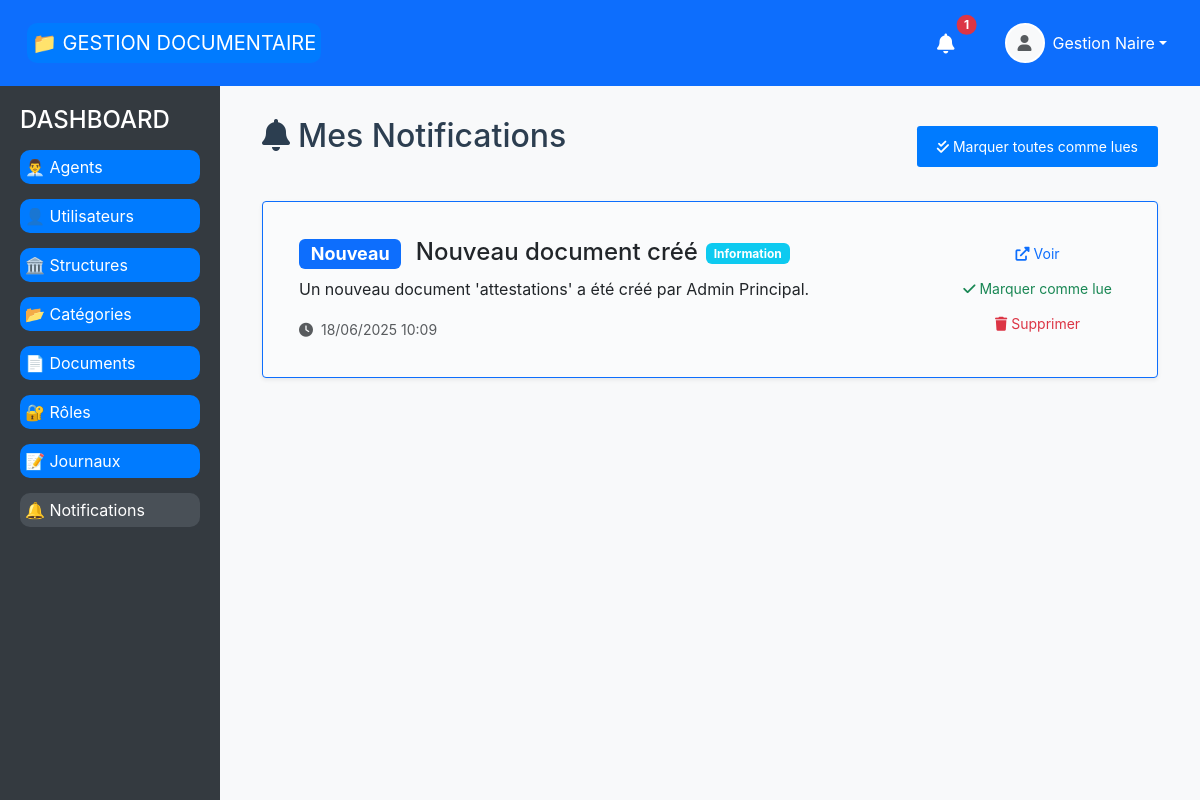
The app's page /notifications/ (signed in) with its own data.
### document_management/models.py (models this page shows, shortened)
class BaseTimeStampModel(models.Model):
    date_creation = models.DateTimeField(_("Date de création"), auto_now_add=True)
    date_modification = models.DateTimeField(_("Date de modification"), auto_now=True)
    class Meta:
        abstract = True

class Agent(BaseTimeStampModel):
    MATRICULE_REGEX = r'^\d{6}/[A-Z]$'
    NOM_PRENOM_REGEX = r'^[a-zA-ZÀ-ÿ\s\-\']+$'
    PHONE_REGEX = r'^(\+\d{1,3})?\d{9,15}$'
    matricule = models.CharField(
        _("Matricule"),
        max_length=8,
        unique=True,
        validators=[
            RegexValidator(
                regex=MATRICULE_REGEX,
                message=_("Le matricule doit être au format 123456/X")
            )
        ]
    )
    photo = models.ImageField(
        _("Photo"),
        upload_to='agents/photos/',
        null=True,
        blank=True,
        help_text=_("Photo de profil de l'agent")
    )
    prenom = models.CharField(
        _("Prénom"),
        max_length=50,
        validators=[
            RegexValidator(
                regex=NOM_PRENOM_REGEX,
                message=_("Le prénom ne doit contenir que des lettres, espaces et tirets")
            )
        ]
    )
    nom = models.CharField(
        _("Nom"),
        max_length=50,
        validators=[
            RegexValidator(
                regex=NOM_PRENOM_REGEX,
                message=_("Le nom ne doit contenir que des lettres, espaces et tirets")
            )
        ]
    )
    date_naissance = models.DateField(_("Date de naissance"))
    lieu_naissance = models.CharField(_("Lieu de naissance"), max_length=255)
    adresse = models.CharField(_("Adresse"), max_length=255)
    email = models.EmailField(_("Email"), unique=True)
    telephone = models.CharField(
        _("Téléphone"),
        max_length=20,
        unique=True,
        validators=[
            RegexValidator(
                regex=PHONE_REGEX,
                message=_("Numéro de téléphone invalide. Format: +221xxxxxxxxx")
            )
        ]
    )
    user = models.OneToOneField(
        settings.AUTH_USER_MODEL,
        on_delete=models.CASCADE,
        related_name="agent_profile",
        verbose_name=_("Utilisateur")
    )
    structure = models.ForeignKey(
        Structure,
        on_delete=models.PROTECT,
        related_name="agents",
        verbose_name=_("Structure")
    )
    role = models.ForeignKey(
        Role,
        on_delete=models.PROTECT,
        related_name="agents",
        verbose_name=_("Rôle")
    )
    is_active = models.BooleanField(_("Actif"), default=True)
    class Meta:
        verbose_name = _("Agent")
        verbose_name_plural = _("Agents")
        ordering = ['nom', 'prenom']
    def get_full_name(self):
        return f"{self.prenom} {self.nom}"

class Notification(models.Model):
    TYPE_CHOICES = [
        ('INFO', _('Information')),
        ('SUCCESS', _('Succès')),
        ('WARNING', _('Avertissement')),
        ('ERROR', _('Erreur')),
    ]
    user = models.ForeignKey(
        settings.AUTH_USER_MODEL,
        on_delete=models.CASCADE,
        related_name="notifications",
        verbose_name=_("Utilisateur")
    )
    objet = models.CharField(_("Objet"), max_length=255)
    message = models.TextField(_("Message"))
    type = models.CharField(_("Type"), max_length=10, choices=TYPE_CHOICES, default='INFO')
    url = models.CharField(_("URL"), max_length=255, blank=True, help_text=_("URL associée à la notification"))
    date_creation = models.DateTimeField(_("Date de création"), auto_now_add=True)
    is_read = models.BooleanField(_("Lue"), default=False)
    date_lecture = models.DateTimeField(_("Date de lecture"), null=True, blank=True)
    class Meta:
        verbose_name = _("Notification")
        verbose_name_plural = _("Notifications")
        ordering = ['-date_creation']

### document_management/views.py (the view)
# urls.py: path('notifications/', liste_notifications, name='liste_notifications'),
@login_required
def liste_notifications(request):
    notifications = Notification.objects.filter(user=request.user).order_by('-date_creation')
    paginator = Paginator(notifications, 20)
    page_number = request.GET.get('page')
    notifications = paginator.get_page(page_number)
    return render(request, 'notifications/liste.html', {
        'notifications': notifications
    })

### document_management/templates/notifications/liste.html (shortened to what this page needs)
{% extends 'base.html' %}
{% block content %}
<div class="container-fluid">
    <div class="row">
        <div class="col-12">
            <div class="d-flex justify-content-between align-items-center mb-4">
                <h2><i class="fas fa-bell me-2"></i>Mes Notifications</h2>
                <div>
                    <form method="post" action="{% url 'marquer_toutes_notifications_lues' %}" class="d-inline">
                        <button type="submit" class="btn btn-outline-primary btn-sm">
                            <i class="fas fa-check-double me-1"></i>Marquer toutes comme lues
                        </button>
                    </form>
                </div>
            </div>
            {% if notifications %}
                <div class="row">
                    {% for notification in notifications %}
                        <div class="col-12 mb-3">
                            <div class="card {% if not notification.is_read %}border-primary{% endif %}">
                                <div class="card-body">
                                    <div class="d-flex justify-content-between align-items-start">
                                        <div class="flex-grow-1">
                                            <div class="d-flex align-items-center mb-2">
                                                <h6 class="card-title mb-0 me-2">
                                                    {% if not notification.is_read %}
                                                        <span class="badge bg-primary me-2">Nouveau</span>
                                                    {% endif %}
                                                    {{ notification.objet }}
                                                </h6>
                                                <span class="badge
                                                    {% if notification.type == 'ERROR' %}bg-danger
                                                    {% elif notification.type == 'WARNING' %}bg-warning text-dark
                                                    {% elif notification.type == 'SUCCESS' %}bg-success
                                                    {% else %}bg-info{% endif %}">
                                                    {{ notification.get_type_display }}
                                                </span>
                                            </div>
                                            <p class="card-text">{{ notification.message }}</p>
                                            <small class="text-muted">
                                                <i class="fas fa-clock me-1"></i>
                                                {{ notification.date_creation|date:"d/m/Y H:i" }}
                                            </small>
                                        </div>
                                        <div class="d-flex flex-column">
                                            {% if notification.url %}
                                                <a href="{{ notification.url }}" class="btn btn-sm btn-outline-primary mb-1">
                                                    <i class="fas fa-external-link-alt me-1"></i>Voir
                                                </a>
                                            {% endif %}
                                            {% if not notification.is_read %}
                                                <a href="{% url 'marquer_notification_lue' notification.id %}"
                                                   class="btn btn-sm btn-outline-success mb-1">
                                                    <i class="fas fa-check me-1"></i>Marquer comme lue
                                                </a>
                                            {% endif %}
                                            <a href="{% url 'supprimer_notification' notification.id %}"
                                               class="btn btn-sm btn-outline-danger">
                                                <i class="fas fa-trash me-1"></i>Supprimer
                                            </a>
                                        </div>
                                    </div>
                                </div>
                            </div>
                        </div>
                    {% endfor %}
                </div>
            {% else %}
                <div class="text-center py-5">
                    <i class="fas fa-bell-slash fa-3x text-muted mb-3"></i>
                    <h4 class="text-muted">Aucune notification</h4>
                    <p class="text-muted">Vous n'avez pas encore de notifications.</p>
                </div>
            {% endif %}
        </div>
    </div>
</div>
{% endblock %}

### document_management/templates/base.html (shortened to what this page needs)
<!DOCTYPE html>
<html lang="fr">
<head>
    <link rel="stylesheet" href="https://cdn.jsdelivr.net/npm/bootstrap@5.3.0/dist/css/bootstrap.min.css">
    <link rel="stylesheet" href="https://cdnjs.cloudflare.com/ajax/libs/font-awesome/6.0.0/css/all.min.css">
    {% load static %}
    <link rel="stylesheet" href="{% static 'css/style.css' %}">
</head>
<body>
    <nav class="navbar navbar-expand-lg navbar-custom">
        <div class="container-fluid">
            <a class="navbar-brand" href="{% url 'home' %}">📁 GESTION DOCUMENTAIRE</a>
            <div class="d-flex align-items-center ms-auto">
                {% if request.user.is_authenticated %}
                    <div class="dropdown me-3">
                        <button class="btn btn-link text-white text-decoration-none position-relative" type="button" id="notificationsDropdown" data-bs-toggle="dropdown" aria-expanded="false">
                            <i class="fas fa-bell fa-lg"></i>
                            <span class="position-absolute top-0 start-100 translate-middle badge rounded-pill bg-danger" id="notification-badge" style="display: none;">
                            </span>
                        </button>
                    </div>
                    <div class="dropdown">
                        <button class="btn btn-link text-white text-decoration-none dropdown-toggle d-flex align-items-center" type="button" id="userDropdown" data-bs-toggle="dropdown" aria-expanded="false">
                            {% if request.user.agent_profile.photo %}
                                <img src="{{ request.user.agent_profile.photo.url }}" alt="Photo de profil" class="user-avatar me-2">
                            {% else %}
                                <div class="user-avatar me-2 bg-light d-flex align-items-center justify-content-center">
                                    <i class="fas fa-user text-muted"></i>
                                </div>
                            {% endif %}
                            <span class="d-none d-md-inline">
                                {% if request.user.agent_profile %}
                                    {{ request.user.agent_profile.prenom }} {{ request.user.agent_profile.nom }}
                                {% else %}
                                    {{ request.user.email }}
                                {% endif %}
                            </span>
                        </button>
                    </div>
                {% else %}
                    <a href="{% url 'login' %}" class="btn btn-outline-light btn-sm">Connexion</a>
                {% endif %}
            </div>
        </div>
    </nav>
    <div class="main-container">
        {% if request.user.is_authenticated %}
        <div class="sidebar">
            <h4>DASHBOARD</h4>
            {% if can_read_agents %}
            <a href="{% url 'liste_agents' %}" {% if request.resolver_match.url_name == 'liste_agents' %} class="active"{% endif %}>👨‍💼 Agents</a>
            {% endif %}
            {% if can_read_users %}
            <a href="{% url 'liste_users' %}" {% if request.resolver_match.url_name == 'liste_users' %} class="active"{% endif %}>👤 Utilisateurs</a>
            {% endif %}
            {% if can_read_structures %}
            <a href="{% url 'liste_structures' %}" {% if request.resolver_match.url_name == 'liste_structures' %} class="active"{% endif %}>🏛️ Structures</a>
            {% endif %}
            {% if can_read_categories %}
            <a href="{% url 'liste_CategorieDocuments' %}" {% if request.resolver_match.url_name == 'liste_CategorieDocuments' %} class="active"{% endif %}>📂 Catégories</a>
            {% endif %}
            {% if can_read_documents %}
            <a href="{% url 'liste_documents' %}" {% if request.resolver_match.url_name == 'liste_documents' %} class="active"{% endif %}>📄 Documents</a>
            {% endif %}
            {% if can_read_roles %}
            <a href="{% url 'liste_roles' %}" {% if request.resolver_match.url_name == 'liste_roles' %} class="active"{% endif %}>🔐 Rôles</a>
            {% endif %}
            {% if role_name == 'ADMIN' or role_name == 'GESTIONNAIRE' %}
            <a href="{% url 'liste_journaux' %}" {% if request.resolver_match.url_name == 'liste_journaux' %} class="active"{% endif %}>📝 Journaux</a>
            {% endif %}
            <a href="{% url 'liste_notifications' %}" {% if request.resolver_match.url_name == 'liste_notifications' %} class="active"{% endif %}>🔔 Notifications</a>
        </div>
        {% endif %}
        <div class="content">
            {% block content %}
            {% endblock %}
        </div>
    </div>
</body>
</html>

### document_management/static/css/style.css (style rules this page uses)
nav { background-color: #007bff; padding: 10px; text-align: center; }
nav a { color: white; text-decoration: none; margin: 15px; font-size: 18px; }
body { font-family: 'Segoe UI', Arial, sans-serif; background: #f7f7f7; margin: 0; padding: 0; }
h1, h2 { color: #2c3e50; margin-bottom: 20px; }
button, a.button { background: #18bc9c; color: #fff; border: none; padding: 8px 18px; border-radius: 4px; font-size: 1em; cursor: pointer; margin-right: 8px; text-decoration: none; transition: background 0.2s; display: inline-block; }
form { margin-bottom: 20px; }
form { margin: 20px 0; }
button[type="submit"] { background-color: #007bff; color: white; border: none; padding: 10px 20px; margin: 10px 0; cursor: pointer; }
a { text-decoration: none; border-radius: 10px; padding: 5px; background-color: #007bff; color: white; }
:root { --primary-color: #007bff; --secondary-color: #6c757d; --success-color: #28a745; --danger-color: #dc3545; --light-color: #f8f9fa; --dark-color: #343a40; --border-color: #dee2e6; --border-radius: 0.25rem; --box-shadow: 0 0.125rem 0.25rem rgba(0, 0, 0, 0.075); --transition: all 0.2s ease-in-out; }
body { font-family: -apple-system, BlinkMacSystemFont, "Segoe UI", Roboto, "Helvetica Neue", Arial, sans-serif; line-height: 1.5; color: #212529; }
.card { border: 1px solid var(--border-color); border-radius: var(--border-radius); padding: 1.25rem; margin-bottom: 1.5rem; background-color: #fafbfc; box-shadow: var(--box-shadow); }
.card-title { margin: 0; font-size: 1.5rem; font-weight: 500; }
.btn { display: inline-block; font-weight: 400; text-align: center; white-space: nowrap; vertical-align: middle; user-select: none; border: 1px solid transparent; padding: 0.375rem 0.75rem; font-size: 1rem; line-height: 1.5; border-radius: var(--border-radius); transition: var(--transition); cursor: pointer; text-decoration: none; }
.btn-sm { padding: 0.25rem 0.5rem; font-size: 0.875rem; border-radius: 0.2rem; }

### document_management/templates/base.html (style rules this page uses)
body { display: flex; flex-direction: column; min-height: 100vh; }
.navbar-custom { background-color: #0d6efd; color: white; }
.navbar-custom .navbar-brand, .navbar-custom .nav-link { color: white; }
.main-container { display: flex; flex: 1; }
.sidebar { width: 220px; background-color: #343a40; color: white; padding: 20px; }
.sidebar a { color: white; text-decoration: none; display: block; margin: 15px 0; }
.sidebar a:hover, .sidebar a.active { background-color: #495057; padding-left: 5px; }
.content { flex: 1; padding: 30px; background-color: #f8f9fa; }
.user-avatar { width: 40px; height: 40px; border-radius: 50%; object-fit: cover; border: 2px solid white; }

### records on screen
Notification: is_read "Nouveau", objet "Nouveau document créé", type "Information", message "Un nouveau document 'attestations' a été créé par Admin Principal.", date_creation "18/06/2025 10:09"

### other values on screen
{{ request.user.agent_profile.prenom }} "Gestion"
{{ request.user.agent_profile.nom }} "Naire"
